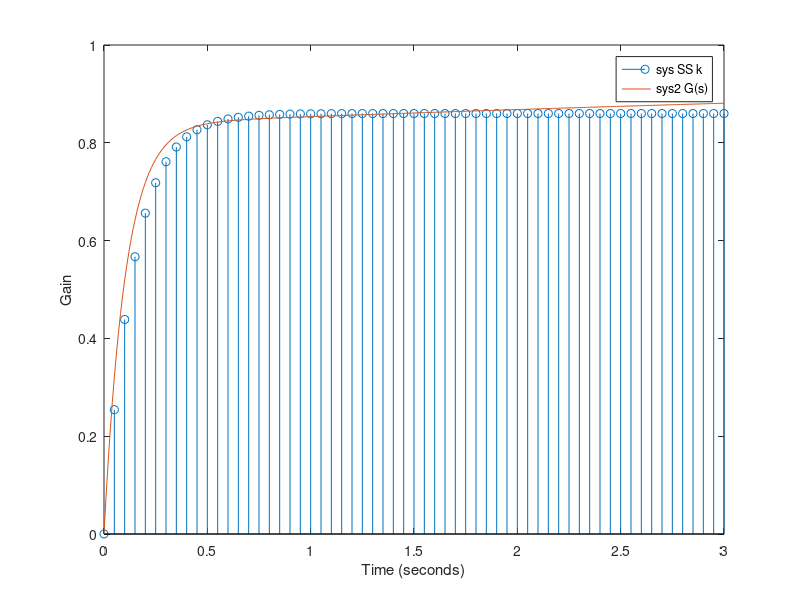

Write the MATLAB code that produced this figure.
% parte 2, trab cdsd
% ss discreto

close all
clc
clear
w = 0.9982
Tau_alpha = 8.1053
Tsampling = 6*10^(1)
z = 4.8715

k = 0:0.05:3 % one by one

% u = [one(2,1) zeros(2, length(k)-1)] % impulse
stepAmplitude = 1
u = stepAmplitude .* ones(2,length(k)) % step

a1=2*z*w; a2=w^2; b1=w^2*Tau_alpha; b2=w^2;

A = [0 1; (-1-Tsampling*a1-Tsampling^2*a2) (2-Tsampling*a1)];
B = [0 0; (Tsampling^2*b2-Tsampling*b1) (Tsampling*b1)];
C = [1 0; 0 0];
D = zeros(2);

sys = ss(A,B,C,D)

[y, k1] = lsim(sys, u, k)

%subplot(1,2,1)

stem(k1,y(:,1))

hold on;

t = 0:0.01:3

s=tf('s');

num = [w^2*Tau_alpha w^2];
den = [1, 2*z*w, w^2];

gs = tf(num,den);

us=1; % step
u1 = stepAmplitude .* ones(1,length(t)) % step

sys2=gs*us;

%subplot(1,2,2)

[y1, t1] = lsim(sys2, u1, t)

plot(t1,y1)

ylabel("Gain")
xlabel("Time (seconds)")

legend("sys SS k","sys2 G(s)")

